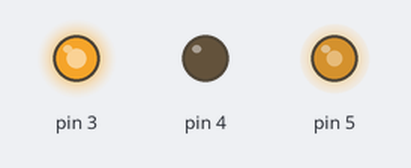
Recording of a sketch running on a simulated Arduino Uno, built with avr-gcc and run on an emulated ATmega328P. Shown: output pins drawn as LEDs (lit = HIGH). Random numbers use the default seed unless the sketch sets one.

Above: at 0.1 s.
At 5.3 s:
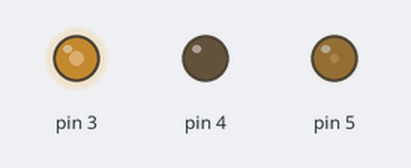
At 9.8 s:
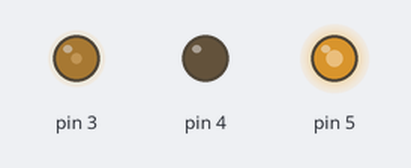
At 19.6 s:
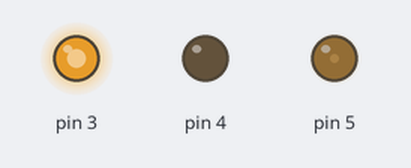
At 30.8 s:
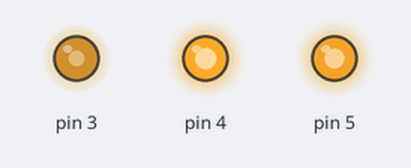
At 39.1 s:
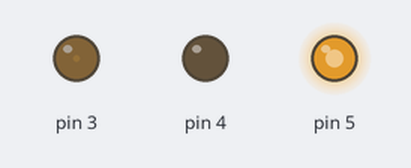
Timing chart, 0 to 40.0 s (numbered marks = the images above):
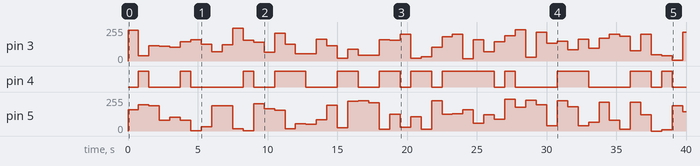

Measured:
- by itself, pin 4: LOW → HIGH at 0.75 s, → LOW 0.75 s later, → HIGH 2.3 s later, → LOW 0.75 s later, … (24 changes in this stretch)
- by itself, pin 5: 0/255 → 158/255 at 0.00 s, → 197/255 0.75 s later, → 188/255 0.75 s later, → 80/255 0.75 s later, … (54 changes in this stretch)

The sketch:

Random_RGB_LED.ino
```cpp
void setup() {
  pinMode(3, OUTPUT);
  pinMode(4, OUTPUT);
  pinMode(5, OUTPUT);
}
void loop() {
  int rand1 = random(0,255);
  int rand2 = random(0,255);
  int rand3 = random(0,255);
  analogWrite(3, rand1);
  analogWrite(4, rand2);
  analogWrite(5, rand3);
  delay(750);
}
```
